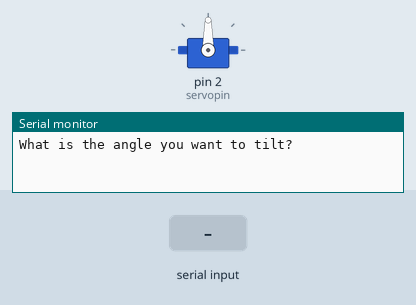
Simulated run of this sketch. Board: Arduino Uno, built with avr-gcc and run on an emulated ATmega328P. Parts: servo, the last lines printed to the serial monitor. Inputs (shaded band) come from the test bench.

Above: at 1.2 s.
1.3 s: "30,150\n" received over Serial
At 3.1 s:
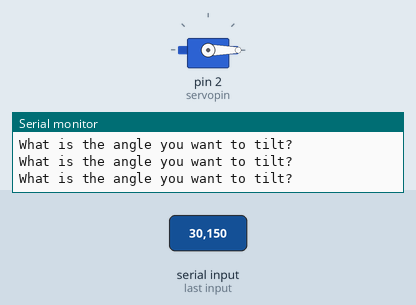
3.8 s: "90,45\n" received over Serial
At 4.6 s:
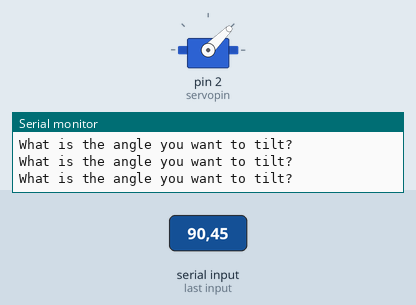
6.3 s: "200\n" received over Serial
At 7.0 s:
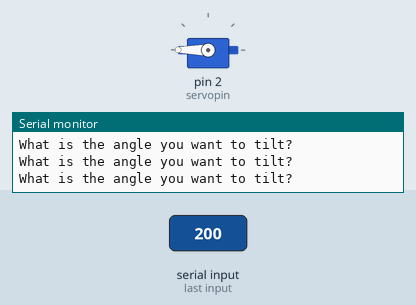
Timing chart, 0 to 9.3 s (numbered marks = the images above; inputs shaded):
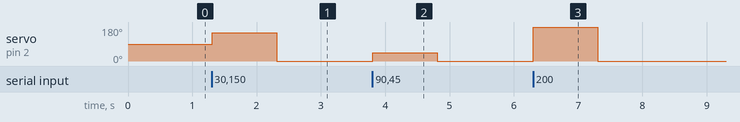

Measured:
- after the input at 1.3 s, servo on pin 2 (servopin): 90° → 150° at once, → 0° 1.0 s later
- after the input at 3.8 s, servo on pin 2 (servopin): 0° → 45° at once, → 0° 1.0 s later
- after the input at 6.3 s, servo on pin 2 (servopin): 0° → 180° at once, → 0° 1.0 s later

The sketch:

servo.ino
```cpp
// #include <Servo.h>
// int servopin = 9;
// int servopos = 0;
// int lightval;
// int lightpin=A2;
// Servo myservo;
// void setup() {
  // put your setup code here, to run once:
  // Serial.begin(9600);
  // myservo.attach(servopin);
  // to attach a object to the arduino we use attach
// }

// void loop() {
  // put your main code here, to run repeatedly:
  // Serial.println("What is the angle you want to tilt?");
  // while (Serial.available() == 0) {
  // }
  // servopos = Serial.parseInt();

//   lightval = analogRead(lightpin);
//   Serial.println(lightval);
//   delay(250);
//   servopos = (-16. / 63.) * lightval + 16. * 780. / 63.;
//   myservo.write(servopos);
// }
  // if (lightval <= 50) {
  //   myservo.write(servopos1);
  //   Serial.println("NIGHT");
  // }

  // else if (400 = < lightval <= 500) {
  //   myservo.write(servopos2);
  //   Serial.println("RAINY");
  // }

  // else if (lightval >= 500) {
  //   myservo.write(servopos3);
  //   Serial.println("SUNNY");
  // } else {
  //   Serial.println("funcked up");
  // // }
  // remenber for this type of linear changes you have to make equation and solve
  // you cant make direct connection use math

  // uss object se kam karne ke liye use write

// -------------------------------------------------------------------------------

#include <Servo.h>
int servopin = 2;
int servopos;
Servo myservo;
void setup() {
  // put your setup code here, to run once:
  Serial.begin(9600);
  myservo.attach(servopin);
  // to attach a object to the arduino we use attach
}

void loop() {
  // put your main code here, to run repeatedly:
  Serial.println("What is the angle you want to tilt?");
  while (Serial.available() == 0) {
  }
  servopos = Serial.parseInt();
  myservo.write(servopos);
  // uss object se kam karne ke liye use write
}
// --------------------------------------------------------------------------------------
```
